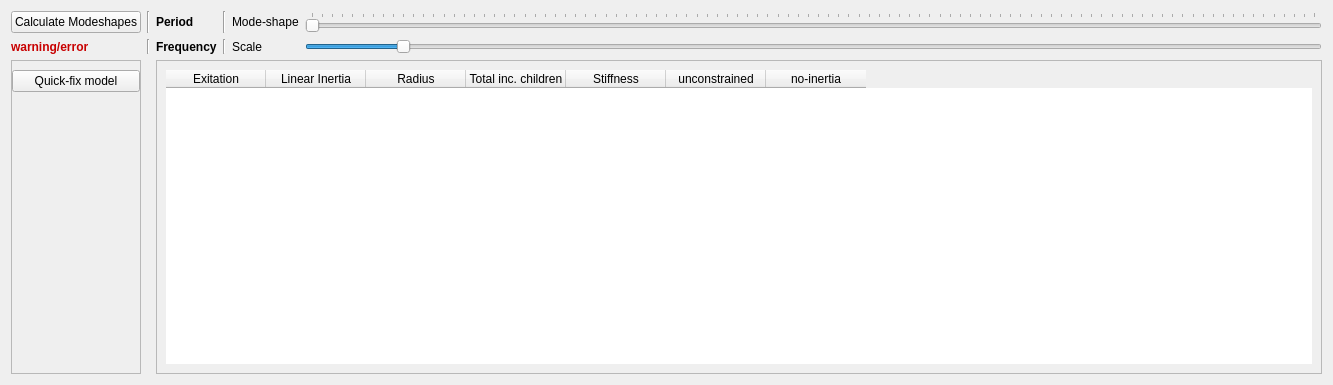
<?xml version="1.0" encoding="UTF-8"?>
<ui version="4.0">
 <class>ModeShapesWidget</class>
 <widget class="QWidget" name="ModeShapesWidget">
  <property name="geometry">
   <rect>
    <x>0</x>
    <y>0</y>
    <width>1333</width>
    <height>385</height>
   </rect>
  </property>
  <property name="windowTitle">
   <string>Form</string>
  </property>
  <layout class="QGridLayout" name="gridLayout">
   <item row="3" column="2" colspan="4">
    <widget class="QFrame" name="frame">
     <property name="frameShape">
      <enum>QFrame::StyledPanel</enum>
     </property>
     <property name="frameShadow">
      <enum>QFrame::Raised</enum>
     </property>
     <layout class="QVBoxLayout" name="verticalLayout">
      <item>
       <widget class="QTableWidget" name="tableWidget">
        <property name="sizePolicy">
         <sizepolicy hsizetype="Expanding" vsizetype="Expanding">
          <horstretch>0</horstretch>
          <verstretch>0</verstretch>
         </sizepolicy>
        </property>
        <property name="locale">
         <locale language="English" country="UnitedStates"/>
        </property>
        <property name="frameShape">
         <enum>QFrame::NoFrame</enum>
        </property>
        <property name="editTriggers">
         <set>QAbstractItemView::NoEditTriggers</set>
        </property>
        <property name="alternatingRowColors">
         <bool>false</bool>
        </property>
        <property name="showGrid">
         <bool>true</bool>
        </property>
        <property name="sortingEnabled">
         <bool>false</bool>
        </property>
        <column>
         <property name="text">
          <string>Exitation</string>
         </property>
        </column>
        <column>
         <property name="text">
          <string>Linear Inertia</string>
         </property>
        </column>
        <column>
         <property name="text">
          <string>Radius</string>
         </property>
        </column>
        <column>
         <property name="text">
          <string>Total inc. children</string>
         </property>
        </column>
        <column>
         <property name="text">
          <string>Stiffness</string>
         </property>
        </column>
        <column>
         <property name="text">
          <string>unconstrained</string>
         </property>
        </column>
        <column>
         <property name="text">
          <string>no-inertia</string>
         </property>
        </column>
       </widget>
      </item>
     </layout>
    </widget>
   </item>
   <item row="0" column="1">
    <widget class="Line" name="line">
     <property name="orientation">
      <enum>Qt::Vertical</enum>
     </property>
    </widget>
   </item>
   <item row="0" column="3">
    <widget class="Line" name="line_2">
     <property name="orientation">
      <enum>Qt::Vertical</enum>
     </property>
    </widget>
   </item>
   <item row="1" column="3">
    <widget class="Line" name="line_3">
     <property name="orientation">
      <enum>Qt::Vertical</enum>
     </property>
    </widget>
   </item>
   <item row="1" column="1">
    <widget class="Line" name="line_4">
     <property name="orientation">
      <enum>Qt::Vertical</enum>
     </property>
    </widget>
   </item>
   <item row="3" column="0">
    <widget class="QFrame" name="frame_2">
     <property name="frameShape">
      <enum>QFrame::StyledPanel</enum>
     </property>
     <property name="frameShadow">
      <enum>QFrame::Raised</enum>
     </property>
     <layout class="QVBoxLayout" name="verticalLayout_2">
      <property name="leftMargin">
       <number>0</number>
      </property>
      <property name="rightMargin">
       <number>0</number>
      </property>
      <item>
       <widget class="QPushButton" name="pushButton_2">
        <property name="text">
         <string>Quick-fix model</string>
        </property>
       </widget>
      </item>
      <item>
       <spacer name="verticalSpacer">
        <property name="orientation">
         <enum>Qt::Vertical</enum>
        </property>
        <property name="sizeHint" stdset="0">
         <size>
          <width>20</width>
          <height>40</height>
         </size>
        </property>
       </spacer>
      </item>
     </layout>
    </widget>
   </item>
   <item row="0" column="0">
    <widget class="QPushButton" name="btnCalc">
     <property name="text">
      <string>Calculate Modeshapes</string>
     </property>
     <property name="checkable">
      <bool>true</bool>
     </property>
     <property name="checked">
      <bool>false</bool>
     </property>
    </widget>
   </item>
   <item row="0" column="4">
    <widget class="QLabel" name="label">
     <property name="text">
      <string>Mode-shape</string>
     </property>
    </widget>
   </item>
   <item row="0" column="2">
    <widget class="QLabel" name="lblPeriod">
     <property name="font">
      <font>
       <weight>75</weight>
       <bold>true</bold>
      </font>
     </property>
     <property name="text">
      <string>Period</string>
     </property>
    </widget>
   </item>
   <item row="1" column="4">
    <widget class="QLabel" name="label_2">
     <property name="text">
      <string>Scale</string>
     </property>
    </widget>
   </item>
   <item row="1" column="5">
    <widget class="QSlider" name="sliderSize">
     <property name="minimum">
      <number>1</number>
     </property>
     <property name="maximum">
      <number>100</number>
     </property>
     <property name="value">
      <number>10</number>
     </property>
     <property name="orientation">
      <enum>Qt::Horizontal</enum>
     </property>
     <property name="tickPosition">
      <enum>QSlider::NoTicks</enum>
     </property>
    </widget>
   </item>
   <item row="0" column="5">
    <widget class="QSlider" name="horizontalSlider">
     <property name="orientation">
      <enum>Qt::Horizontal</enum>
     </property>
     <property name="tickPosition">
      <enum>QSlider::TicksAbove</enum>
     </property>
    </widget>
   </item>
   <item row="1" column="2">
    <widget class="QLabel" name="lblRads">
     <property name="font">
      <font>
       <weight>75</weight>
       <bold>true</bold>
      </font>
     </property>
     <property name="text">
      <string>Frequency</string>
     </property>
    </widget>
   </item>
   <item row="1" column="0">
    <widget class="QLabel" name="lblError">
     <property name="font">
      <font>
       <weight>75</weight>
       <bold>true</bold>
      </font>
     </property>
     <property name="styleSheet">
      <string notr="true">color:rgb(200, 0, 0)</string>
     </property>
     <property name="locale">
      <locale language="English" country="UnitedStates"/>
     </property>
     <property name="text">
      <string>warning/error</string>
     </property>
     <property name="textFormat">
      <enum>Qt::AutoText</enum>
     </property>
    </widget>
   </item>
  </layout>
 </widget>
 <resources/>
 <connections/>
</ui>
